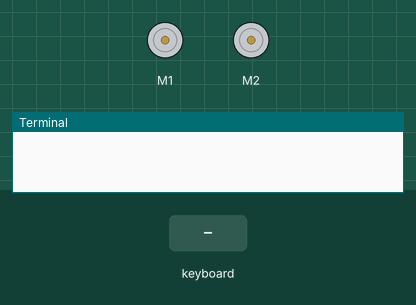
A program run on a simulated Raspberry Pi (BCM pin numbers). Shown: 2 × DC motor (green arrow = forward, orange = backward, longer = faster), the last lines printed to the terminal. Inputs (shaded band) come from the test bench. Motors are numbered in the order the program creates them (left before right in a Robot); the full-screen text the program places in the terminal is not drawn. At 9.7 s the program stops and its outputs stay as they are.

Above: at 1.2 s.
1.3 s: key left typed on the keyboard
At 2.9 s:
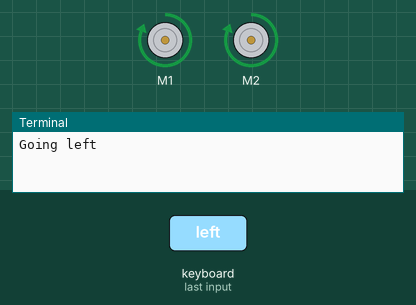
4.0 s: key right typed on the keyboard
At 4.9 s:
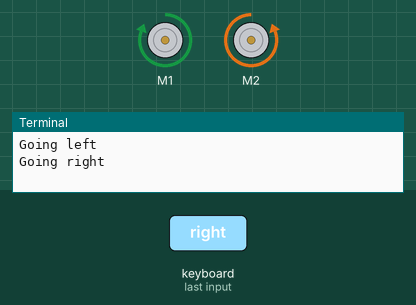
6.7 s: key down typed on the keyboard
At 7.3 s:
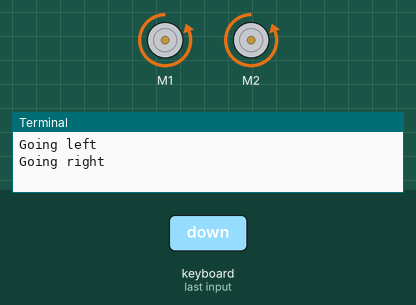
8.2 s: key up typed on the keyboard
At 9.4 s:
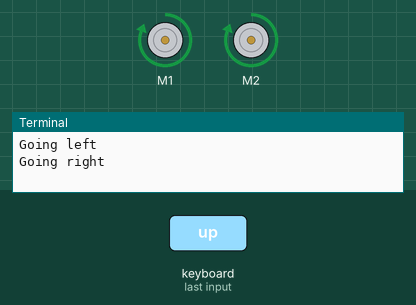
9.7 s: key "q" typed on the keyboard
At 10.8 s:
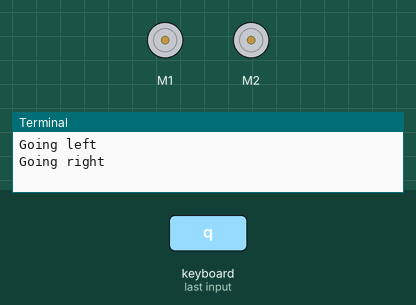
Timing chart, 0 to 11.2 s (numbered marks = the images above; inputs shaded):
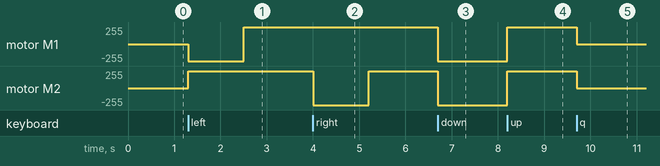

The program:

Motor_test.py
```python
from time import sleep
from gpiozero import Robot
import curses

screen = curses.initscr()
curses.cbreak()
screen.keypad(1)

x = 1

a = 1
b = 0.9
c = 0.8
d = 0.7
e = 0.6
f = 0.5
g = 0.4


key = ''
r = Robot(left=(23, 24), right=(11,9))

def forward(): #... add onto the left
    m1_speed = a*x #0.865
    m2_speed = a*x #1
    r.value = (m1_speed, m2_speed)

def backward():
    r.reverse()

def right():
    r.right(speed=1*x)
    print ("Going right")
    sleep(1.2) #0.5
    forward()


def left():
    r.left(speed=1*x)
    print ("Going left")
    sleep(1.2) #0.5
    forward()

def stop():
    m1_speed = 0.0
    m2_speed = 0.0
    r.value = (m1_speed, m2_speed)
    print('going off')

while key != ord('q'):  # press <Q> to exit the program
    key = screen.getch()  # get the key
    screen.addch(0, 0, key)  # display it on the screen
    screen.refresh()

    # the same, but for <Up> and <Down> keys:
    if key == curses.KEY_UP:
        screen.addstr(0, 0, "Up")
        forward()

    elif key == curses.KEY_DOWN:
        screen.addstr(0, 0, "down")
        backward()

    elif key == curses.KEY_LEFT:
        screen.addstr(0, 0, "Left")
        left()

    elif key == curses.KEY_RIGHT:
        screen.addstr(0, 0, "Right")
        right()


curses.endwin()
```

Measured:
- after the input at 1.3 s, motor M1: stopped → backward 255/255 at once, → forward 255/255 1.2 s later; motor M2: stopped → forward 255/255 at once
- after the input at 4.0 s, motor M2: forward 255/255 → backward 255/255 at once, → forward 255/255 1.2 s later
- after the input at 6.7 s, motor M1, motor M2: forward 255/255 → backward 255/255 at once
- after the input at 8.2 s, motor M1, motor M2: backward 255/255 → forward 255/255 at once
- after the input at 9.7 s, motor M1, motor M2: forward 255/255 → stopped at once
